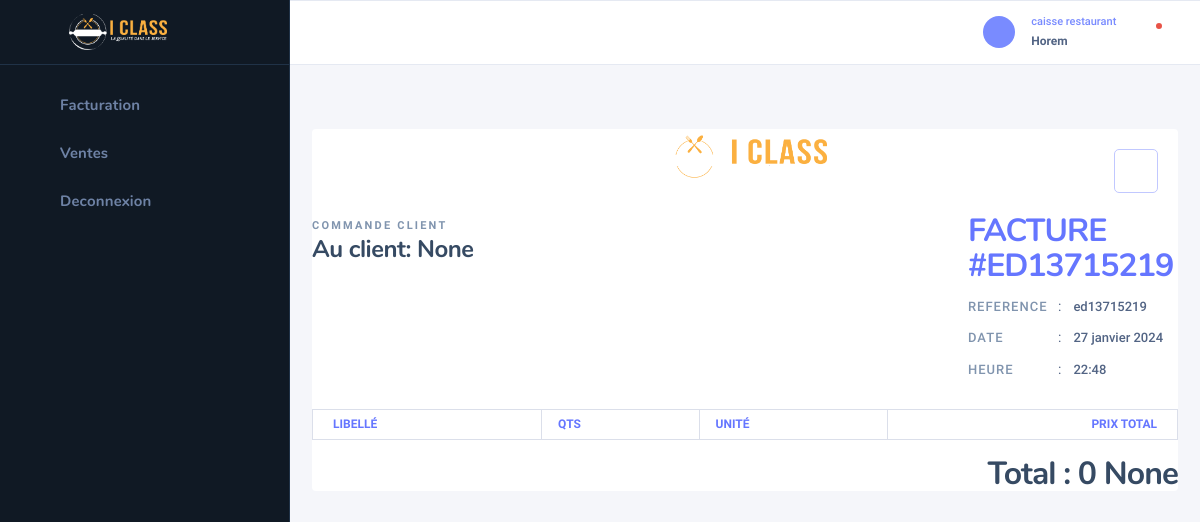
The app's page /resto/detail_cmd_pf_fact/26/ (signed in), older data.
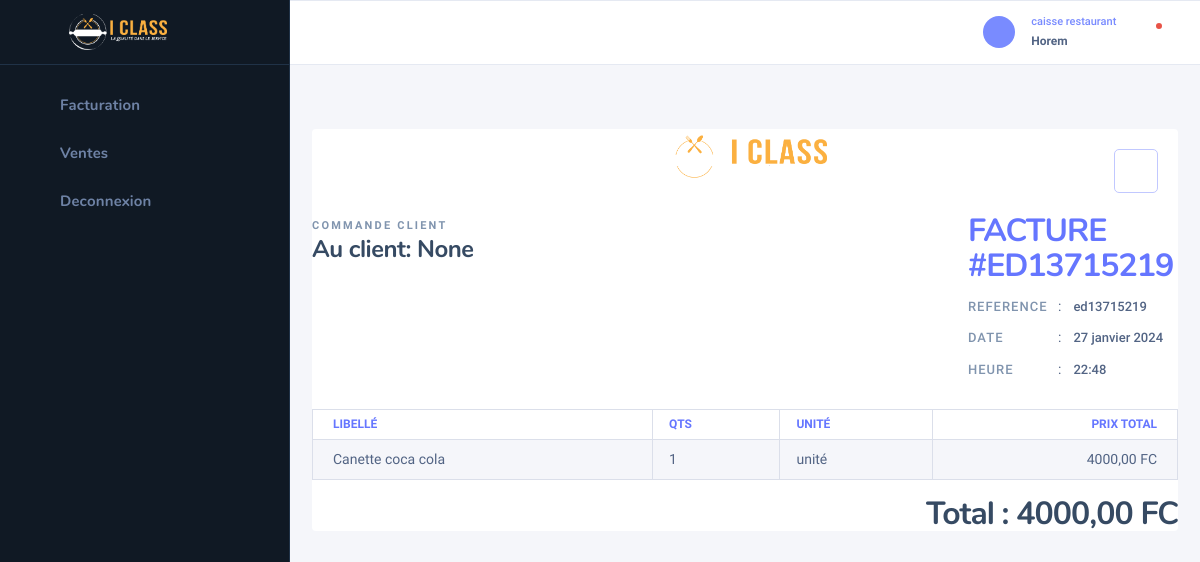
The same page, newer data.
### bakery/models.py (models this page shows, shortened)
class CommandePf(models.Model):
    class Meta:
        ordering = ["date"]
        verbose_name = "Ventes de produit finis"
    ref = models.CharField(max_length=10, default=generate_unique_uid(), verbose_name="réference")
    date = models.DateField(auto_now_add=True, null=True, verbose_name="date de commande")
    heure = models.TimeField(auto_now_add=True, null=True)
    etat = models.BooleanField(default=False)
    paid = models.BooleanField(default=False)
    devise = models.CharField(max_length=25, null=True, blank=True)
    client = models.CharField(max_length=255, null=True, blank=True)
    @property
    def get_total(self):
        lines = LigneCommandePf.objects.filter(commande=self)
        total = 0
        for line in lines:
            total += line.get_total
        return total

class LigneCommandePf(models.Model):
    commande = models.ForeignKey(CommandePf, on_delete=models.CASCADE, null=True)
    produit_fini = models.ForeignKey(ProduitFini, on_delete=models.CASCADE)
    qts = models.IntegerField(default=0)
    price = models.DecimalField(max_digits=10, decimal_places=2, null=True, blank=True, default=0)
    devise = models.CharField(max_length=25, choices=devises, default=devises[1][0])
    taux = models.DecimalField(max_digits=10, decimal_places=2, null=True, blank=True, default=0)
    @property
    def get_total(self):
        return self.qts * self.price

class ProduitFini(models.Model):
    class Meta:
        verbose_name = "Produit fini"
    libelle = models.CharField(max_length=255)
    description = models.TextField()
    unite = models.ForeignKey(Unite, on_delete=models.CASCADE)
    critic_qts = models.IntegerField(default=0, blank=True, null=True)
    price = models.DecimalField(max_digits=10, decimal_places=2, null=True, blank=True, default=0, verbose_name="prix")
    type_produit = models.CharField(choices=types_produit, max_length=100, null=True, blank=True, verbose_name="type de produit")
    total_entry = models.IntegerField(default=0, blank=True, null=True)
    total_out = models.IntegerField(default=0, blank=True, null=True)
    total_sale = models.DecimalField(max_digits=10, decimal_places=2, null=True, blank=True, default=0)

class Unite(models.Model):
    class Meta:
        verbose_name = "Unité de mésure"
    name = models.CharField(max_length=255)
    def __str__(self):
        return self.name

### auth_user/decorators.py (the view)
        def wrapper_func(request, *args, **kwargs):
            if request.user.userhasrole.role.name in allowed_roles:
                return view_func(request, *args, **kwargs)
            elif request.user.userhasrole.role.name not in allowed_roles:
                return HttpResponse("Permission non accordée !")
            return wrapper_func(request, *args, **kwargs)

### resto/views.py (called while the page is built)
@login_required(login_url='login')
@allowed_users(allowed_roles=['caisse restaurant'])
def detail_cmd_pf_facturation(request, pk):
    order = CommandePf.objects.get(pk=pk)
    lines = LigneCommandePf.objects.filter(commande=order)
    return render(request, 'resto/forms/detail_cmd_pf_fact.html', context={'lines': lines, 'order': order})

### templates/resto/forms/detail_cmd_pf_fact.html (shortened to what this page needs)
{% extends 'resto/base_resto.html' %}
{% load static %}
{% block content %}
    {% include 'resto/facturation_sidebar.html' %}
    <div class="nk-wrap">
    {% include 'resto/profile.html' %}
    <div class="nk-wrap">
        <div class="nk-content">
            <div class="nk-block">
            <div class="invoice invoice-print">
            <div class="invoice-action">
                                            <a onclick="printPromot()" class="btn btn-icon btn-lg btn-white btn-dim btn-outline-primary" target="_blank"><em class="icon ni ni-printer-fill"></em></a>
                                        </div>
            <div class="invoice-wrap" id="invoice">
                <div class="invoice-brand text-center">
                    <img src="{% static 'images/pain.png' %}" alt="">
                </div>
                <div class="invoice-head">
                    <div class="invoice-contact">
                        <span class="overline-title">Commande client</span>
                        <div class="invoice-contact-info">
                            <h4 class="title">Au client: {{ order.client }}</h4>
                            <ul class="list-plain">
                                <li><em class="icon ni ni-map-pin-fill fs-18px"></em><span>{{ order.fournisseur.address }}<br></span></li>
                                <li><em class="icon ni ni-call-fill fs-14px"></em></li>
                            </ul>
                        </div>
                    </div>
                    <div class="invoice-desc">
                        <h3 class="title">Facture #{{ order.ref }}</h3>
                        <ul class="list-plain">
                            <li class="invoice-id"><span>Reference</span>:<span>{{ order.ref }}</span></li>
                            <li class="invoice-date"><span>Date</span>:<span>{{ order.date }}</span></li>
                            <li class="invoice-date"><span>Heure</span>:<span>{{ order.heure }}</span></li>
                        </ul>
                    </div>
                </div>
                <div class="invoice-bills">
                    <div class="table-responsive">
                        <table class="table table-striped table-bordered">
                            <thead>
                                <tr>
                                    <th>Libellé</th>
                                    <th>Qts</th>
                                    <th>Unité</th>
                                    <th>Prix total</th>
                                </tr>
                            </thead>
                            <tbody>
                            {% for line in lines %}
                                <tr>
                                    <td>{{ line.produit_fini.libelle }}</td>
                                    <td>{{ line.qts }}</td>
                                    <td>{{ line.produit_fini.unite }}</td>
                                    <td>{{ line.get_total }} {{ line.devise }}</td>
                                </tr>
                            {% endfor %}
                            </tbody>
                        </table>
                    <h3 class="text-end">Total : {{ order.get_total }} {{ order.devise }}</h3>
                    </div>
                </div>
            </div>
        </div>
            </div>
        </div>
    </div>
    </div>
{% endblock %}

Row changes from the older to the newer data that the page shows:
changed CommandePf "ED13715219": get_total "0" → "4000,00"; devise "None" → "FC"
added LigneCommandePf: produit_fini.libelle "Canette coca cola", qts "1", produit_fini.unite "unité", get_total "4000,00", devise "FC"
